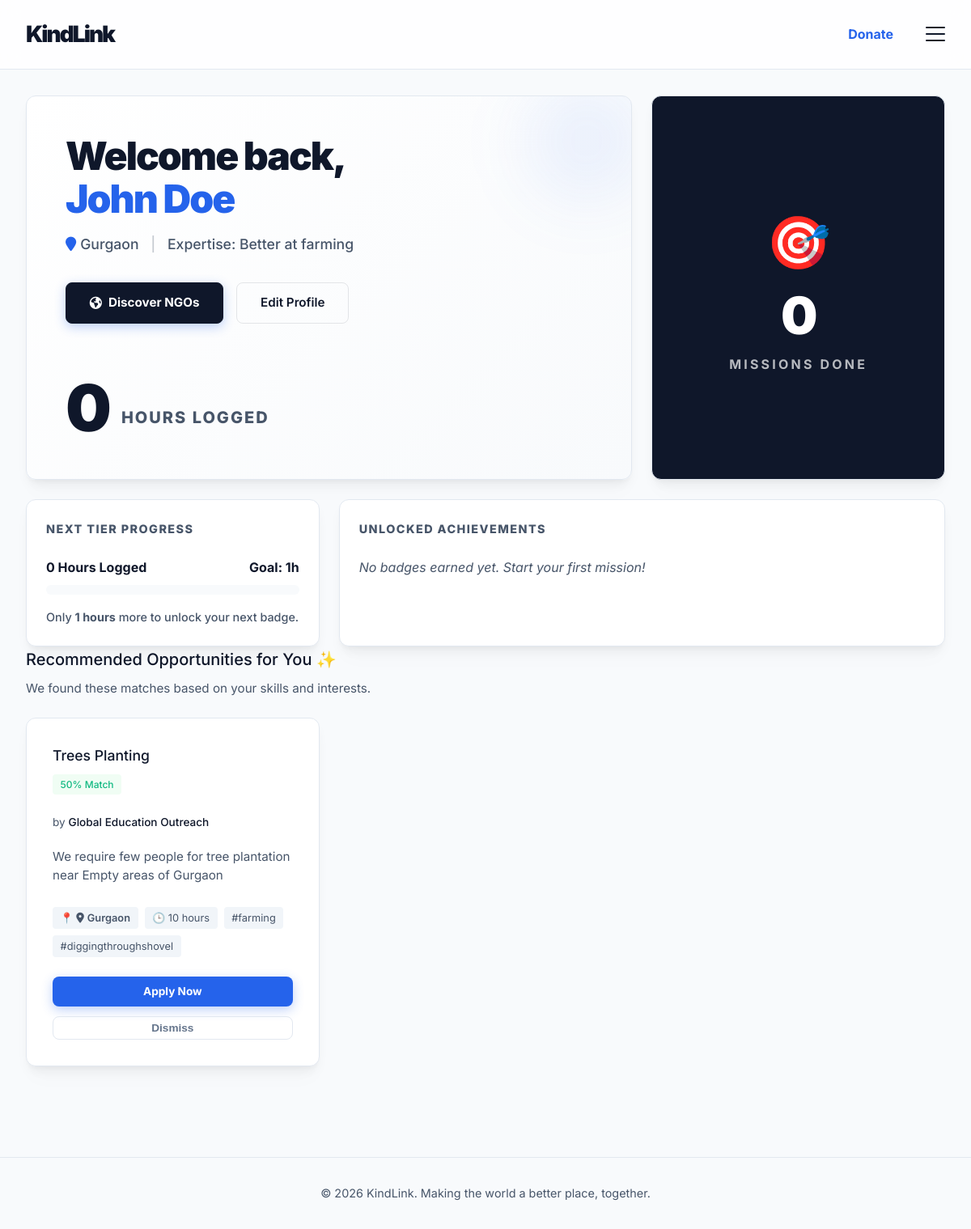
/volunteer (signed in), run on the app's committed database.
### app.py (models this page shows)
class User(db.Model):
    id = db.Column(db.Integer, primary_key=True)
    role = db.Column(db.String(20), nullable=False) # 'volunteer' or 'ngo'
    name = db.Column(db.String(100), nullable=False)
    email = db.Column(db.String(120), unique=True, nullable=False)
    password = db.Column(db.String(200), nullable=False)
    mobile = db.Column(db.String(20), default='')
    hours_logged = db.Column(db.Integer, default=0)
    badges = db.Column(db.String(200), default='') # comma separated
    location = db.Column(db.String(100), default='Local')
    skills = db.Column(db.String(255), default='') # comma separated
    interests = db.Column(db.String(255), default='')
    availability = db.Column(db.String(100), default='')
    is_available_now = db.Column(db.Boolean, default=False)
    mission = db.Column(db.Text, default='')

class Opportunity(db.Model):
    id = db.Column(db.Integer, primary_key=True)
    ngo_id = db.Column(db.Integer, db.ForeignKey('user.id'), nullable=False)
    title = db.Column(db.String(100), nullable=False)
    description = db.Column(db.Text, nullable=False)
    skills_required = db.Column(db.String(255), default='')
    duration = db.Column(db.String(100), default='')
    location = db.Column(db.String(100), default='Local')
    is_urgent = db.Column(db.Boolean, default=False)
    created_at = db.Column(db.DateTime, default=datetime.utcnow)
    ngo = db.relationship('User', backref=db.backref('opportunities', lazy=True))

### app.py (the view)
@app.route('/volunteer')
def volunteer_dashboard():
    if 'user_id' not in session: return redirect(url_for('login'))
    user = User.query.get(session['user_id'])
    if user.role != 'volunteer': return redirect(url_for('index'))
    user_skills = [s.strip().lower() for s in user.skills.split(',')] if user.skills else []
    all_opps = Opportunity.query.all()
    matches = []
    for opp in all_opps:
        opp_skills = [s.strip().lower() for s in opp.skills_required.split(',')] if opp.skills_required else []
        overlap = set(user_skills).intersection(set(opp_skills))
        score = len(overlap)
        if opp.is_urgent:
            score += 2 # slight base boost for urgency
            if user.is_available_now:
                score += 5 # massive prioritized boost for available volunteers
        matches.append({'opportunity': opp, 'score': score})
    matches.sort(key=lambda x: x['score'], reverse=True)
    user_apps = Application.query.filter_by(volunteer_id=user.id).all()
    total_apps = len(user_apps)
    completed_apps = len([a for a in user_apps if getattr(a, 'is_completed', False)])
    pending_apps = len([a for a in user_apps if getattr(a, 'status', 'pending') == 'pending'])
    milestones = [1, 2, 5, 10, 50, 100]
    next_badge = next((m for m in milestones if m > user.hours_logged), 100)
    prev_badge = next((m for m in reversed(milestones) if m <= user.hours_logged), 0)
    if user.hours_logged >= 100:
        progress_pct = 100
    else:
        progress_pct = int(((user.hours_logged - prev_badge) / (next_badge - prev_badge)) * 100) if next_badge > prev_badge else 100
    return render_template('volunteer_dashboard.html', user=user, matches=matches[:5], total_apps=total_apps, completed_apps=completed_apps, pending_apps=pending_apps, next_badge=next_badge, progress_pct=progress_pct)

### templates/volunteer_dashboard.html (shortened to what this page needs)
{% extends 'base.html' %}
{% block content %}
<div class="dashboard container" style="padding-top: 2rem; padding-bottom: 4rem;">
    <div class="bento-grid">
        <div class="bento-item col-span-8" style="padding: 3rem; display: flex; flex-direction: column; justify-content: space-between; background: linear-gradient(135deg, white 0%, #f8fafc 100%); position: relative; overflow: hidden;">
            <div style="position: absolute; top: -20px; right: -20px; width: 150px; height: 150px; background: var(--brand-accent-soft); border-radius: 50%; filter: blur(40px); z-index: 0;"></div>
            <div style="position: relative; z-index: 1;">
                <h1 class="responsive-h1" style="font-size: 3rem; font-weight: 900; letter-spacing: -2px; line-height: 1.1; margin-bottom: 1rem;">Welcome back,<br><span style="color: var(--brand-accent);">{{ user.name }}</span></h1>
                <p style="font-size: 1.1rem; color: var(--text-secondary); font-weight: 500;">
                    <i class="fa fa-map-marker" aria-hidden="true" style="margin-right: 5px; color: var(--brand-accent);"></i>{{ user.location }}
                    <span style="margin: 0 10px; opacity: 0.3;">|</span>
                    Expertise: {{ user.skills }}
                </p>
                <div class="flex-stack-mobile" style="margin-top: 2rem; position: relative; z-index: 1;">
                    <a href="{{ url_for('view_ngos') }}" class="btn btn-primary" style="padding: 0.8rem 1.8rem; font-weight: 700; display: flex; align-items: center; gap: 0.5rem; background: var(--text-primary); border-color: var(--text-primary); justify-content: center;">
                        <i class="fa-solid fa-earth-americas"></i> Discover NGOs
                    </a>
                    <a href="{{ url_for('edit_profile') }}" class="btn btn-outline" style="padding: 0.8rem 1.8rem; font-weight: 600; color: var(--text-primary); border-color: rgba(15, 23, 42, 0.1); justify-content: center;">
                        Edit Profile
                    </a>
                </div>
            </div>
            <div style="margin-top: 4rem; display: flex; align-items: flex-end; gap: 1rem;">
                <span style="font-size: 5rem; font-weight: 900; line-height: 1; letter-spacing: -4px;">{{ user.hours_logged }}</span>
                <span style="font-size: 1.25rem; font-weight: 800; text-transform: uppercase; letter-spacing: 0.1em; padding-bottom: 0.75rem; color: var(--text-secondary);">Hours Logged</span>
            </div>
        </div>
        <div class="bento-item col-span-4" style="display: flex; flex-direction: column; align-items: center; justify-content: center; text-align: center; background: var(--text-primary); color: white;">
            <div style="font-size: 4rem; margin-bottom: 0.5rem;">🎯</div>
            <span style="font-size: 4rem; font-weight: 900; line-height: 1; letter-spacing: -2px;">{{ completed_apps }}</span>
            <span style="font-size: 1rem; font-weight: 700; text-transform: uppercase; letter-spacing: 0.2em; margin-top: 1rem; opacity: 0.7;">Missions Done</span>
        </div>
        <div class="bento-item col-span-4" style="display: flex; flex-direction: column; justify-content: space-between;">
            <div>
                <h4 style="font-size: 0.9rem; text-transform: uppercase; letter-spacing: 0.1em; color: var(--text-secondary); margin-bottom: 1.5rem; font-weight: 800;">Next Tier Progress</h4>
                <div style="display: flex; justify-content: space-between; font-weight: 700; margin-bottom: 0.5rem;">
                    <span>{{ user.hours_logged }} Hours Logged</span>
                    <span>Goal: {{ next_badge }}h</span>
                </div>
                <div style="width: 100%; height: 12px; background: var(--bg-light); border-radius: 6px; overflow: hidden;">
                </div>
            </div>
            <p style="font-size: 0.9rem; color: var(--text-secondary); font-weight: 500; margin-top: 1rem;">
                {% if user.hours_logged >= 100 %} 👑 You've reached the final tier! {% else %} Only <strong>{{ next_badge - user.hours_logged }} hours</strong> more to unlock your next badge. {% endif %}
            </p>
        </div>
        <div class="bento-item col-span-8">
            <h4 style="font-size: 0.9rem; text-transform: uppercase; letter-spacing: 0.1em; color: var(--text-secondary); margin-bottom: 1.5rem; font-weight: 800;">Unlocked Achievements</h4>
            <div class="badges-grid" style="display: flex; gap: 1rem; flex-wrap: wrap;">
                {% set badge_hours = {"It's Just The beginning": 1, "Helping Hand": 2, "Rising Star": 5, "Community Pillar": 10, "50 Hours Master": 50, "100 Hours Legend": 100} %}
                {% if user.badges %}
                    {% set user_badges = user.badges.split(',') | map('trim') | list %}
                    {% for badge_name, hours in badge_hours.items() | sort(attribute='1') %}
                        {% if badge_name in user_badges %}
                        <div class="badge-item badge-hover-container" style="background: var(--bg-light); border: 1px solid var(--border-color); padding: 0.75rem 1.25rem; border-radius: 12px; display: flex; align-items: center; gap: 0.75rem;">
                            <span style="font-size: 1.5rem;">🏅</span>
                            <div class="badge-text-wrapper">
                                <span class="badge-name" style="font-weight: 700; font-size: 0.95rem;">{{ badge_name }}</span>
                                <span class="badge-hover-text" style="font-size: 0.8rem; font-weight: 600; color: var(--brand-accent);">{{ hours }} Hours</span>
                            </div>
                        </div>
                        {% endif %}
                    {% endfor %}
                {% else %}
                    <p style="color: var(--text-secondary); font-style: italic;">No badges earned yet. Start your first mission!</p>
                {% endif %}
            </div>
        </div>
    </div>
    <section class="matches-section">
        <h3>Recommended Opportunities for You ✨</h3>
        <p class="section-desc">We found these matches based on your skills and interests.</p>
        <div class="matches-grid">
            {% if matches %}
                {% for match in matches %}
                <div class="match-card glass-card hover-lift">
                    <div class="match-header">
                        <h4 style="display:flex; align-items:center; gap:0.5rem; flex-wrap:wrap; margin:0;">
                            {{ match.opportunity.title }}
                        </h4>
                        <span class="match-score" style="font-size: 0.75rem; width: fit-content;">{{ match.score * 15 + 50 }}% Match</span>
                    </div>
                    <div class="match-info-center">
                        <p class="match-org" style="margin-bottom: 0.5rem;">by <strong>{{ match.opportunity.ngo.name }}</strong></p>
                        <p class="match-desc" style="margin-bottom: 1rem;">{{ match.opportunity.description }}</p>
                        <div class="match-tags">
                            <span class="tag">📍 <a href="https://www.google.com/maps/search/?api=1&query={{ match.opportunity.location | urlencode }}+India" target="_blank" style="color: inherit; text-decoration: none;"><i class="fa-solid fa-location-dot" style="margin-right:4px;"></i>{{ match.opportunity.location }}</a></span>
                            <span class="tag">🕒 {{ match.opportunity.duration }}</span>
                            {% for skill in match.opportunity.skills_required.split(',') %}
                                {% if skill.strip() %}
                                <span class="tag">#{{ skill.strip().lower()|replace(' ', '') }}</span>
                                {% endif %}
                            {% endfor %}
                        </div>
                    </div>
                    <div class="match-actions-end">
                        <a href="{{ url_for('make_application', opp_id=match.opportunity.id) }}" class="btn btn-primary btn-sm btn-block">Apply Now</a>
                        <button type="button" class="btn btn-outline btn-sm btn-block" style="border-color: #e2e8f0; color: #64748b;" onclick="this.closest('.match-card').style.opacity = '0'; setTimeout(() => this.closest('.match-card').remove(), 300);">Dismiss</button>
                    </div>
                </div>
                {% endfor %}
            {% else %}
                <div class="empty-state">
                    <p>No opportunities found yet. Keep an eye out or update your skills!</p>
                </div>
            {% endif %}
        </div>
    </section>
</div>
{% endblock %}

### static/css/style.css (style rules this page uses)
:root { --bg-light: #f8fafc; --surface-light: #ffffff; --text-primary: #0f172a; --text-secondary: #475569; --brand-primary: #0f172a; --brand-accent: #2563eb; --brand-accent-soft: rgba(37, 99, 235, 0.08); --border-color: #e2e8f0; --premium-shadow: 0 4px 6px -1px rgba(0, 0, 0, 0.03), 0 10px 15px -3px rgba(0, 0, 0, 0.05), 0 20px 25px -5px rgba(0, 0, 0, 0.02); --error: #ef4444; --success: #10b981; }
* { box-sizing: border-box; margin: 0; padding: 0; }
body { font-family: 'Inter', sans-serif; background-color: var(--bg-light); color: var(--text-primary); line-height: 1.6; overflow-x: hidden; min-height: 100vh; display: flex; flex-direction: column; word-wrap: break-word; overflow-wrap: break-word; }
html { overflow-x: hidden; }
a { color: var(--brand-accent); text-decoration: none; transition: all 0.2s cubic-bezier(0.4, 0, 0.2, 1); font-weight: 600; }
.container { max-width: 1400px; margin: 0 auto; padding: 0 2rem; }
.flex-stack-mobile { display: flex; gap: 1rem; }
.btn { display: inline-flex; align-items: center; justify-content: center; padding: 0.75rem 1.5rem; border-radius: 8px; font-weight: 700; text-align: center; cursor: pointer; transition: all 0.3s cubic-bezier(0.4, 0, 0.2, 1); border: 1px solid transparent; font-size: 0.95rem; gap: 0.75rem; }
.btn-primary { background-color: var(--brand-accent); color: white; box-shadow: 0 4px 14px 0 rgba(37, 99, 235, 0.3); }
.btn-outline { border: 1px solid var(--border-color); color: var(--text-primary); background: transparent; }
.btn-block { display: block; width: 100%; }
.btn-sm { padding: 0.4rem 0.8rem; font-size: 0.85rem; }
.glass-card, .glass-container { background: #ffffff; border: 1px solid var(--border-color); border-radius: 12px; padding: 2.5rem; transition: all 0.3s cubic-bezier(0.4, 0, 0.2, 1); box-shadow: var(--premium-shadow); }
.glass-card { position: relative; }
.bento-grid { display: grid; grid-template-columns: repeat(12, 1fr); grid-gap: 1.5rem; }
.bento-item { border-radius: 12px; background: white; border: 1px solid var(--border-color); box-shadow: var(--premium-shadow); padding: 1.5rem; transition: all 0.4s cubic-bezier(0.4, 0, 0.2, 1); animation: fadeInUp 0.8s cubic-bezier(0.4, 0, 0.2, 1) both; }
.col-span-8 { grid-column: span 8; }
.col-span-4 { grid-column: span 4; }
.bento-grid .bento-item:nth-child(1) { animation-delay: 0.1s; }
.bento-grid .bento-item:nth-child(2) { animation-delay: 0.2s; }
.bento-grid .bento-item:nth-child(3) { animation-delay: 0.3s; }
.bento-grid .bento-item:nth-child(4) { animation-delay: 0.4s; }
.dashboard { padding: 3rem 2rem; }
.badges-section, .matches-section, .analytics-section, .opps-section { margin-bottom: 3rem; }
.badges-section h3, .matches-section h3, .analytics-section h3, .opps-section h3 { font-weight: 500; font-size: 1.25rem; margin-bottom: 0.5rem; }
.section-desc { color: var(--text-secondary); font-size: 0.95rem; margin-bottom: 1.5rem; }
.badges-grid { display: flex; gap: 0.75rem; flex-wrap: wrap; }
.matches-grid { display: grid; grid-template-columns: repeat(auto-fill, minmax(350px, 1fr)); gap: 1.5rem; margin-top: 1.5rem; }
.match-card { padding: 2rem; display: flex; flex-direction: column; gap: 1.5rem; align-items: stretch; transition: all 0.3s cubic-bezier(0.4, 0, 0.2, 1); }
.match-header { display: flex; flex-direction: column; gap: 0.5rem; }
.match-info-center { flex: 1; display: flex; flex-direction: column; gap: 0.75rem; }
.match-actions-end { display: flex; flex-direction: column; gap: 0.75rem; align-items: stretch; }
.hover-lift { transition: transform 0.3s cubic-bezier(0.4, 0, 0.2, 1), box-shadow 0.3s cubic-bezier(0.4, 0, 0.2, 1); }
.match-desc { color: var(--text-secondary); font-size: 0.95rem; display: -webkit-box; -webkit-line-clamp: 3; line-clamp: 3; -webkit-box-orient: vertical; overflow: hidden; margin: 0; line-height: 1.5; }
.match-header h4 { font-weight: 500; font-size: 1.1rem; }
.match-score { background: #f0fdf4; color: var(--success); padding: 0.2rem 0.6rem; border-radius: 4px; font-size: 0.8rem; font-weight: 500; }
.match-org { color: var(--text-secondary); margin-bottom: 1rem; font-size: 0.85rem; }
.match-org strong { color: var(--text-primary); font-weight: 500; }
.match-desc { color: var(--text-secondary); margin-bottom: 1.5rem; font-size: 0.95rem; flex: 1; }
.match-tags { display: flex; gap: 0.5rem; flex-wrap: wrap; }
.tag { background-color: #f1f5f9; color: var(--text-secondary); padding: 0.2rem 0.6rem; border-radius: 4px; font-size: 0.8rem; }

### data on the page
User: name "John Doe", location "Gurgaon", skills "Better at farming", hours_logged "0", next_badge-user.hours_logged "1"
Opportunity: opportunity "Trees Planting", opportunity.description "We require few people for tree plantation near Empty areas of Gurgaon", opportunity.location "Gurgaon", opportunity.duration "10 hours"
User: opportunity.ngo.name "Global Education Outreach"

### other printed values
{{ completed_apps }} "0"
{{ next_badge }} "1"
{{ match.score * 15 + 50 }} "50"
{{ skill.strip().lower()|replace(' ', '') }} "farming" "diggingthroughshovel"
